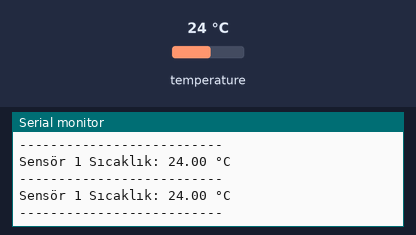
A sketch run on a simulated Arduino Mega 2560, built with avr-gcc and run on an emulated ATmega2560. Parts: the last lines printed to the serial monitor. The inputs (shaded band) are chosen by the test bench; at power-on: temperature 24 °C.

Above: at 4.3 s.
4.4 s: temperature set to 12 °C
At 7.0 s:
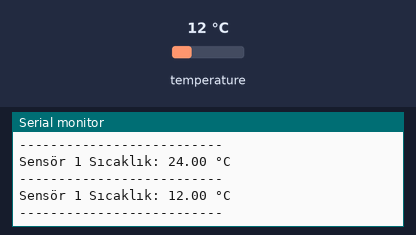
8.1 s: temperature set to 19 °C
At 10.2 s:
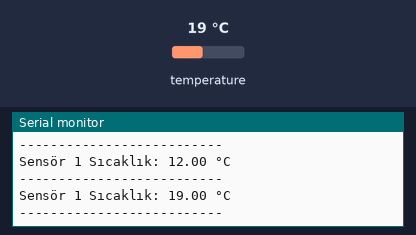
Timing chart, 0 to 11.7 s (numbered marks = the images above; inputs shaded):
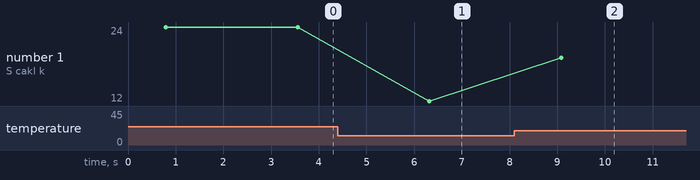

Measured:
- after the input at 4.4 s, the serial monitor: prints a new line after 1.9 s (image 1)
- after the input at 8.1 s, the serial monitor: prints a new line after 0.99 s (image 2)
- plotted number 1: 24 → 12 after the input at 4.4 s, 12 → 19 after the input at 8.1 s

The sketch:

DS18B20-Temperature-Test.ino
```cpp
#include <OneWire.h>
#include <DallasTemperature.h>


// Veri kablosunun bağlı olduğu Arduino Mega pini
#define ONE_WIRE_BUS 2


OneWire oneWire(ONE_WIRE_BUS);

DallasTemperature sensors(&oneWire);

int deviceCount = 0;

void setup() {

  Serial.begin(9600);
  Serial.println("DS18B20 Testi Başlatılıyor...");


  sensors.begin();

  deviceCount = sensors.getDeviceCount();
  Serial.print("Bulunan Sensör Sayısı: ");
  Serial.println(deviceCount);
  Serial.println("--------------------------");
}

void loop() {

  sensors.requestTemperatures();

  for (int i = 0; i < deviceCount; i++) {

    float tempC = sensors.getTempCByIndex(i);

    Serial.print("Sensör ");
    Serial.print(i + 1);
    Serial.print(" Sıcaklık: ");


    if (tempC == DEVICE_DISCONNECTED_C) {
      Serial.println("Hata! Sensör okunamıyor.");
    } else {
      Serial.print(tempC);
      Serial.println(" °C");
    }
  }

  Serial.println("--------------------------");


  delay(2000);
}
```
